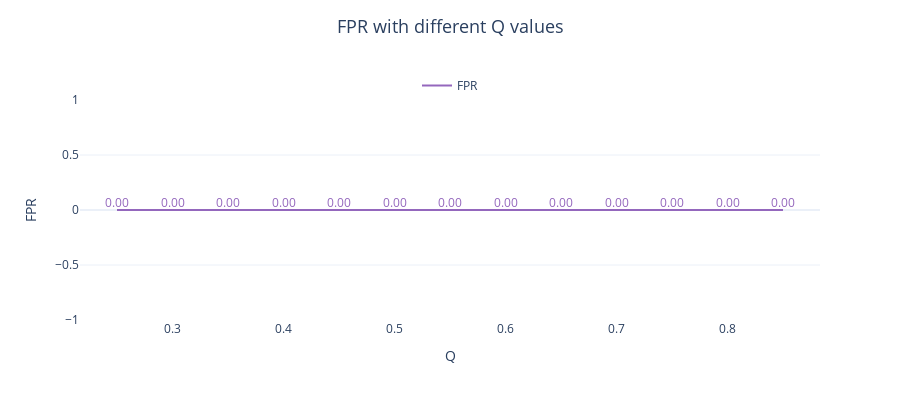
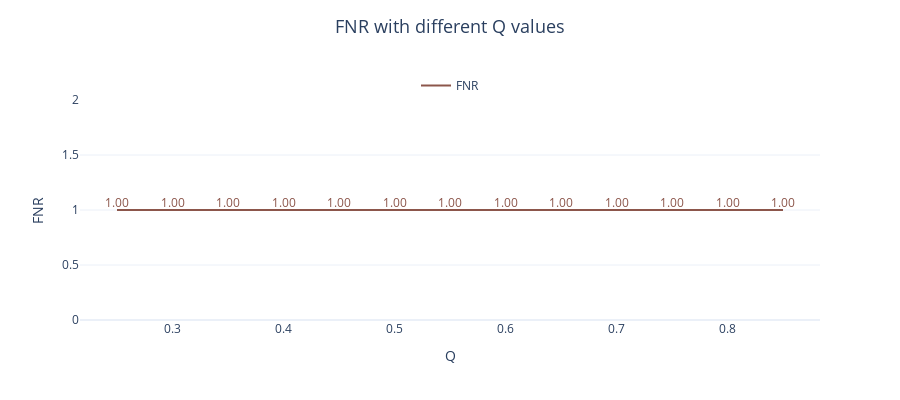

Notebook cell for these charts, in order:
### Code cell
for i, col in enumerate(results_other_anomaly.columns[2:]):
    if col in['FPR', 'FNR']:
        fig = go.Figure()

        fig.add_trace(go.Scatter(mode='lines+text', x=results_other_anomaly.Q, y=results_other_anomaly[f'{col}'],
                                marker=dict(color=colors[i]),
                                texttemplate='%{y:.2f}', textposition='top center',
                                textfont=dict(color=colors[i], size=12),
                                name=f'{col}',
                                showlegend=True)
                        )

        fig.update_layout(height=400,width=900, template='plotly_white',
                        title=dict(text=f'{col} with different Q values', font=dict(size=18), x=.5, y=.95),
                        yaxis=dict(title=f'{col}', side='left', showgrid=True,),
                        xaxis=dict(title='Q', showgrid=False),
                        legend=dict(orientation="h", yanchor="bottom", y=1, x=0.5, xanchor="center"),
                        )

        fig.show()

### Figure 1 — Plotly figure (JSON) as saved in the notebook; plotly's stock layout.template omitted (floating-point values rounded to 4 significant figures)
{"data": [{"marker": {"color": "#9467bd"}, "mode": "lines+text", "name": "FPR", "showlegend": true, "textfont": {"color": "#9467bd", "size": 12}, "textposition": "top center", "texttemplate": "%{y:.2f}", "type": "scatter", "x": [0.25, 0.3, 0.35, 0.4, 0.45, 0.5, 0.55, 0.6, 0.65, 0.7, 0.75, 0.8, 0.85], "y": [0, 0, 0, 0, 0, 0, 0, 0, 0, 0, 0, 0, 0]}], "layout": {"height": 400, "legend": {"orientation": "h", "x": 0.5, "xanchor": "center", "y": 1, "yanchor": "bottom"}, "title": {"font": {"size": 18}, "text": "FPR with different Q values", "x": 0.5, "y": 0.95}, "width": 900, "xaxis": {"showgrid": false, "title": {"text": "Q"}}, "yaxis": {"showgrid": true, "side": "left", "title": {"text": "FPR"}}}}

### Figure 2 — Plotly figure (JSON) as saved in the notebook; plotly's stock layout.template omitted (floating-point values rounded to 4 significant figures)
{"data": [{"marker": {"color": "#8c564b"}, "mode": "lines+text", "name": "FNR", "showlegend": true, "textfont": {"color": "#8c564b", "size": 12}, "textposition": "top center", "texttemplate": "%{y:.2f}", "type": "scatter", "x": [0.25, 0.3, 0.35, 0.4, 0.45, 0.5, 0.55, 0.6, 0.65, 0.7, 0.75, 0.8, 0.85], "y": [1, 1, 1, 1, 1, 1, 1, 1, 1, 1, 1, 1, 1]}], "layout": {"height": 400, "legend": {"orientation": "h", "x": 0.5, "xanchor": "center", "y": 1, "yanchor": "bottom"}, "title": {"font": {"size": 18}, "text": "FNR with different Q values", "x": 0.5, "y": 0.95}, "width": 900, "xaxis": {"showgrid": false, "title": {"text": "Q"}}, "yaxis": {"showgrid": true, "side": "left", "title": {"text": "FNR"}}}}
